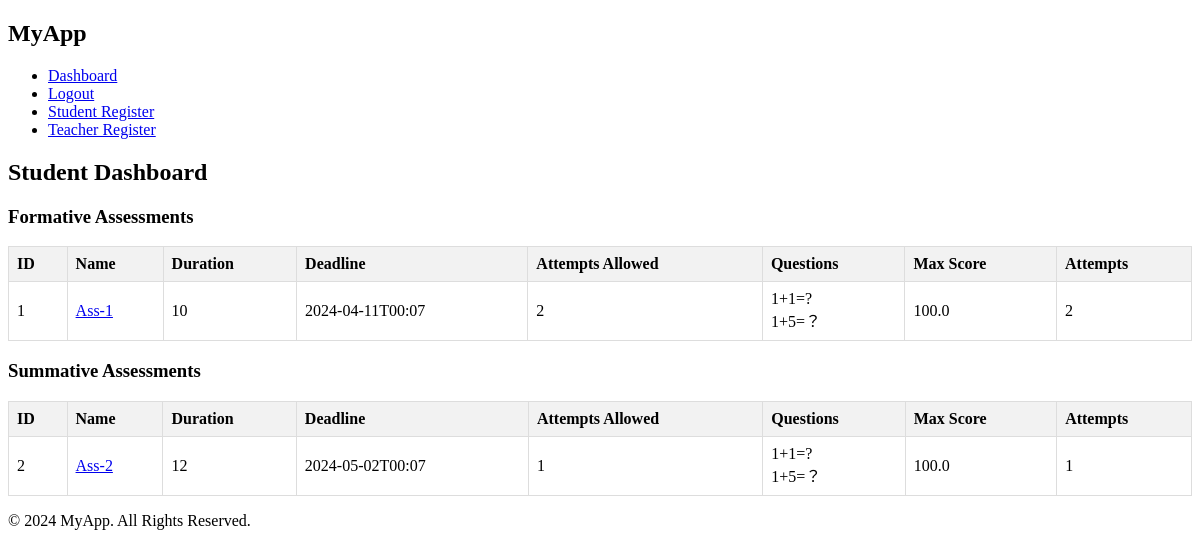
/sdashboard (signed in), run on the app's committed database.
### app/models/assessment.py (models this page shows)
class Assessment(db.Model):
    id = db.Column(db.Integer, primary_key=True)
    name = db.Column(db.String(255), nullable=False)
    type = db.Column(db.String(255), nullable=False)
    questions = db.relationship('Question', secondary='assessment_question', backref='assessments')
    parameters = db.Column(db.JSON, nullable=True)

### app/models/question.py (models this page shows)
class Question(db.Model):
    id = db.Column(db.Integer, primary_key=True)
    question_text = db.Column(db.Text, nullable=False)
    option_a = db.Column(db.String(200), nullable=False)
    option_b = db.Column(db.String(200), nullable=False)
    option_c = db.Column(db.String(200), nullable=False)
    option_d = db.Column(db.String(200), nullable=False)
    correct_option = db.Column(db.String(100), nullable=False)
    correct_answer = db.Column(db.Text, nullable=False)
    feedback = db.Column(db.Text, nullable=False)
    question_type = db.Column(db.String(50), nullable=False)

### app/routes/dashboard.py (the view)
@app.route('/sdashboard')
def student_dashboard():
    if 'user_id' not in session or session['role'] != 'student':
        return redirect(url_for('login'))
    f_assessments = Assessment.query.filter_by(type='FORMATIVE').all()
    s_assessments = Assessment.query.filter_by(type='SUMMATIVE').all()
    user = User.query.get(session['user_id'])
    if user:
        user_attempts = UserAttempt.query.filter_by(user_id=user.id)
    else:
        return redirect(url_for('home'))
    return render_template('student_dashboard.html', f_assessments=f_assessments, s_assessments=s_assessments, user_attempts=user_attempts)

### app/templates/student_dashboard.html
{% extends "base.html" %}
{% block content %}
<h2>Student Dashboard</h2>
<h3>Formative Assessments</h3>
<table class="custom-table">
    <thead>
        <tr>
            <th>ID</th>
            <th>Name</th>
            <th>Duration</th>
            <th>Deadline</th>
            <th>Attempts Allowed</th>
            <th>Questions</th>
            <th>Max Score</th>
            <th>Attempts</th>
        </tr>
    </thead>
    <tbody>
        {% for assessment in f_assessments %}
        <tr>
            <td>{{ assessment.id }}</td>
            <td><a href="{{ url_for('attempt_assessment', assessment_id=assessment.id) }}">{{ assessment.name }}</td>
            <td>{{ assessment.parameters.get('duration') }}</td>
            <td>{{ assessment.parameters.get('deadline') }}</td>
            <td>{{ assessment.parameters.get('attempts') }}</td>
            <td>
                {% for question in assessment.questions %}
                {{ question.question_text }}<br>
                {% endfor %}
            </td>
            <td>
                {{ user_attempts|selectattr('assessment_id', 'equalto', assessment.id)|map(attribute='score')|max }}
            </td>
            <td>
                {{ user_attempts|selectattr('assessment_id', 'equalto', assessment.id)|list|length }}
            </td>
        </tr>
        {% endfor %}
    </tbody>
</table>
<h3>Summative Assessments</h3>
<table class="custom-table">
    <thead>
        <tr>
            <th>ID</th>
            <th>Name</th>
            <th>Duration</th>
            <th>Deadline</th>
            <th>Attempts Allowed</th>
            <th>Questions</th>
            <th>Max Score</th>
            <th>Attempts</th>
        </tr>
    </thead>
    <tbody>
        {% for assessment in s_assessments %}
        <tr>
            <td>{{ assessment.id }}</td>
            <td><a href="{{ url_for('attempt_assessment', assessment_id=assessment.id) }}">{{ assessment.name }}</td>
            <td>{{ assessment.parameters.get('duration') }}</td>
            <td>{{ assessment.parameters.get('deadline') }}</td>
            <td>{{ assessment.parameters.get('attempts') }}</td>
            <td>
                {% for question in assessment.questions %}
                {{ question.question_text }}<br>
                {% endfor %}
            </td>
            <td>
                {{ user_attempts|selectattr('assessment_id', 'equalto', assessment.id)|map(attribute='score')|max }}
            </td>
            <td>
                {{ user_attempts|selectattr('assessment_id', 'equalto', assessment.id)|list|length }}
            </td>
        </tr>
        {% endfor %}
    </tbody>
</table>
{% endblock %}

### app/static/style.css (style rules this page uses)
.custom-table { border-collapse: collapse; width: 100%; }
.custom-table th, .custom-table td { border: 1px solid #dddddd; text-align: left; padding: 8px; }
.custom-table th { background-color: #f2f2f2; }

### data on the page
Assessment: id "1", name "Ass-1", parameters.get "10", parameters.get "2024-04-11T00:07", parameters.get "2", id "100.0", id "2"
Question: question_text "1+1=?"
Question: question_text "1+5=？"
Assessment: id "2", name "Ass-2", parameters.get "12", parameters.get "2024-05-02T00:07", parameters.get "1", id "100.0", id "1"
